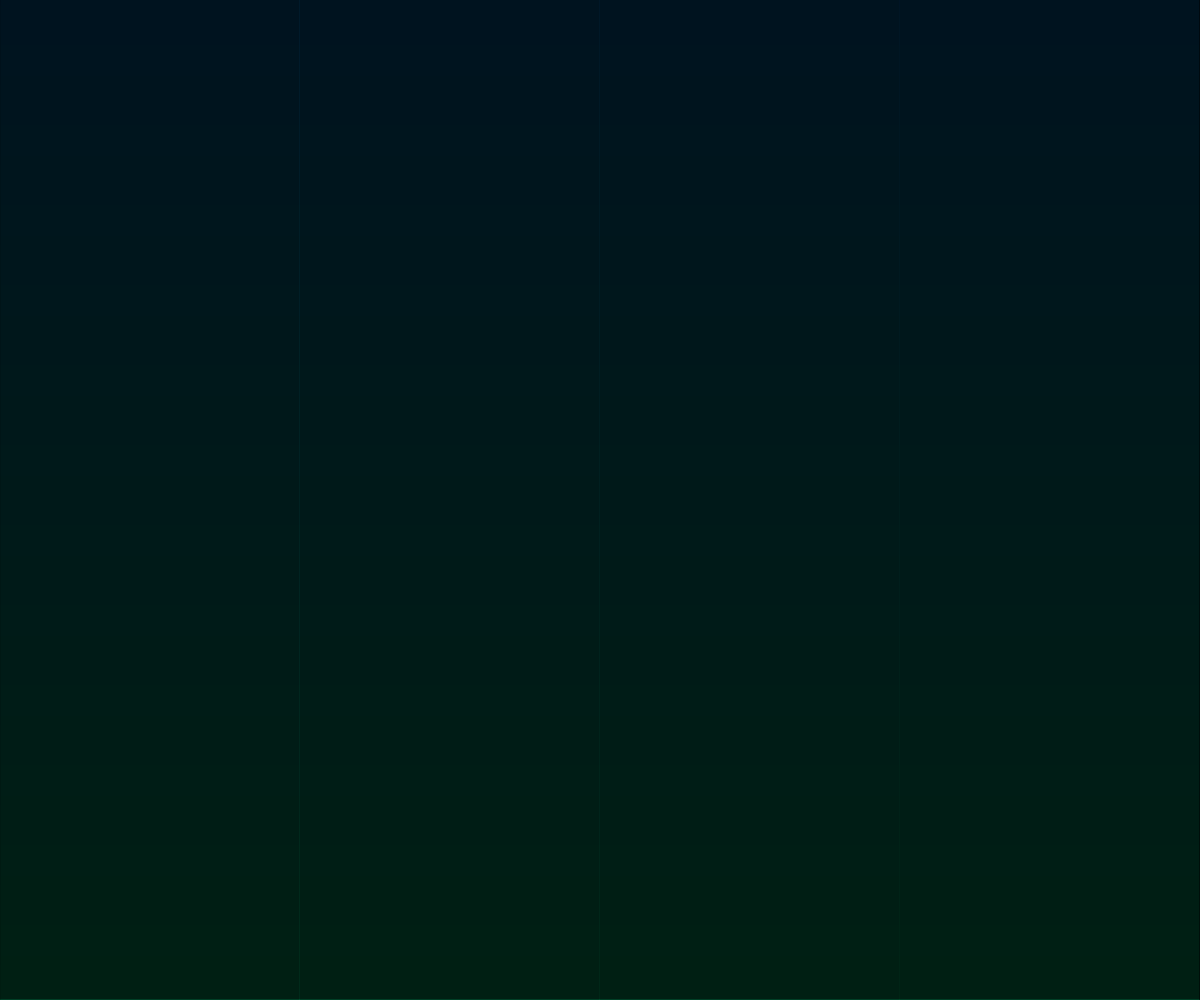
Frame 1 (no input)
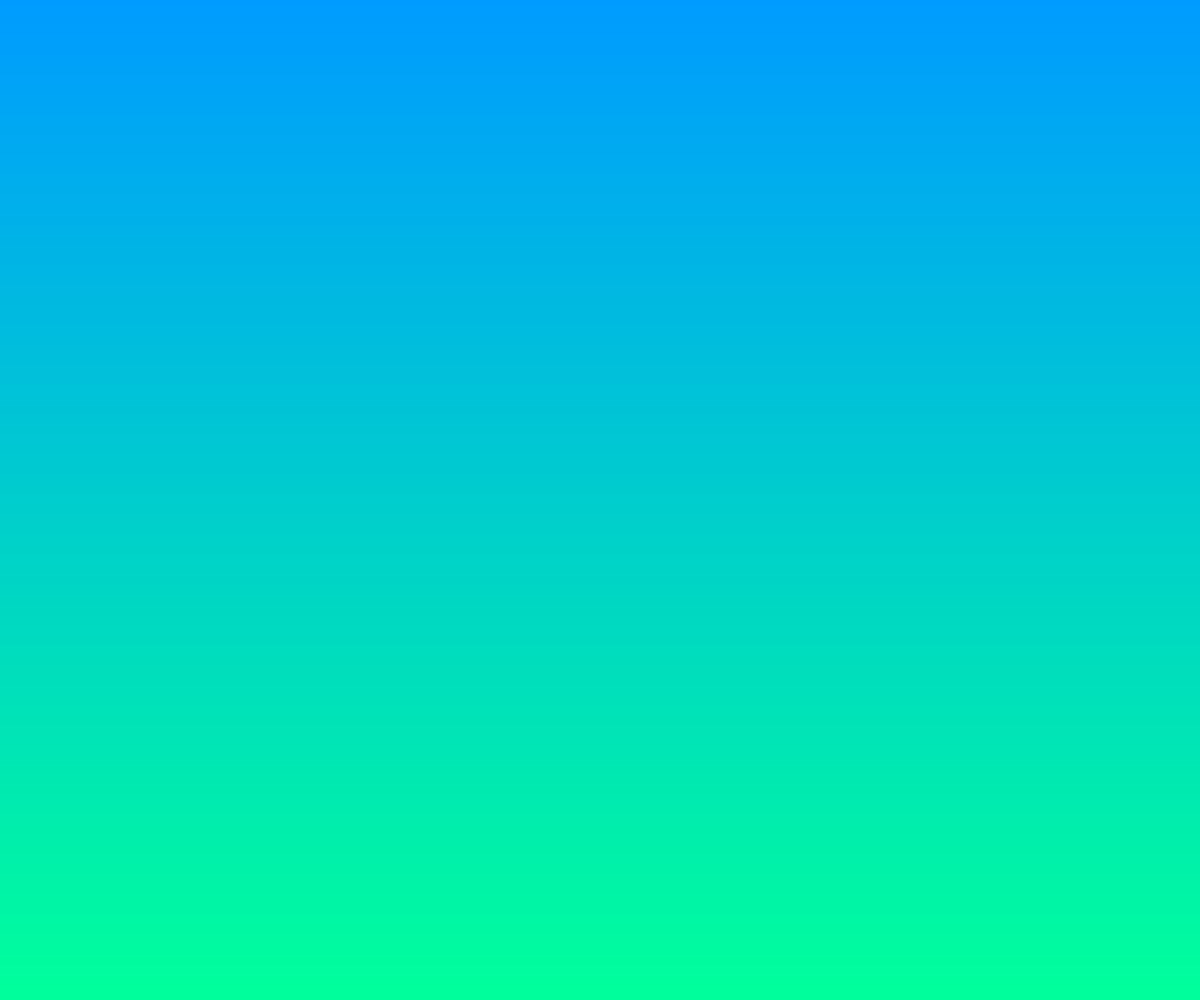
Frame 60 (no input)
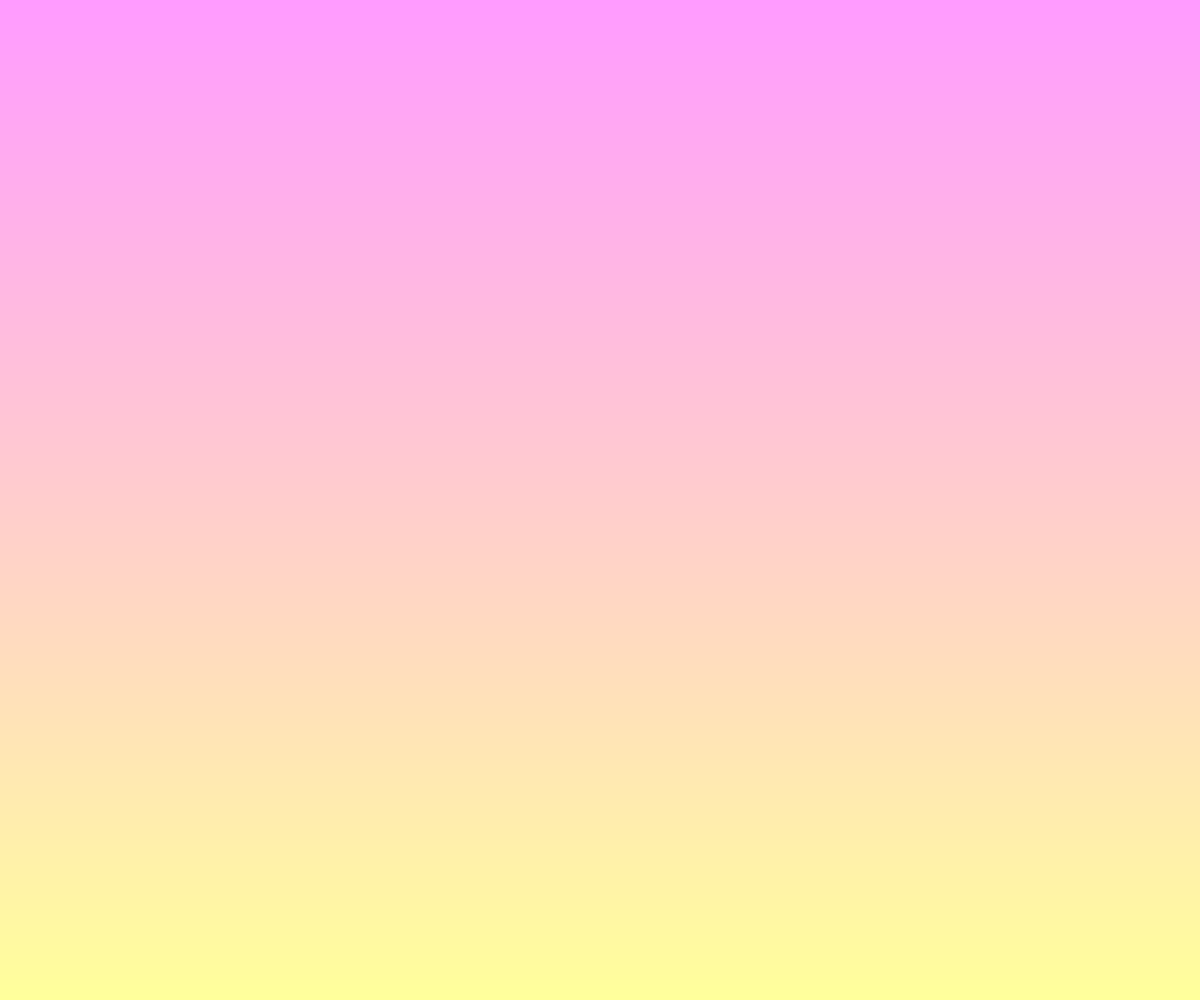
Frame 120 (the mouse pressed at the canvas centre since frame 60)

The p5.js sketch that drew these frames (run headless with seeded random() and noise() and a simulated clock; from frame 60 on, the mouse is pressed at the canvas centre):

// p5.js sketch
// ── sketch.js
// Project Title
// Your Name
// Date
//
// Extra for Experts:
// - describe what you did to take this project "above and beyond"
let rectheight = 1
let spacing = 20

function setup() {
  createCanvas(windowWidth, windowHeight);
}

function draw() {
  background(220);
  gradientBackground()
  noStroke()
}

function gradientBackground(){
  let y = 0
  while(y < height){
    let c = color(mouseY,map(y,0,height,155,255),map(y,0,height,255,155));
    fill(c);
    rect(0,y,width,rectheight);
    y += rectheight
  }



}
